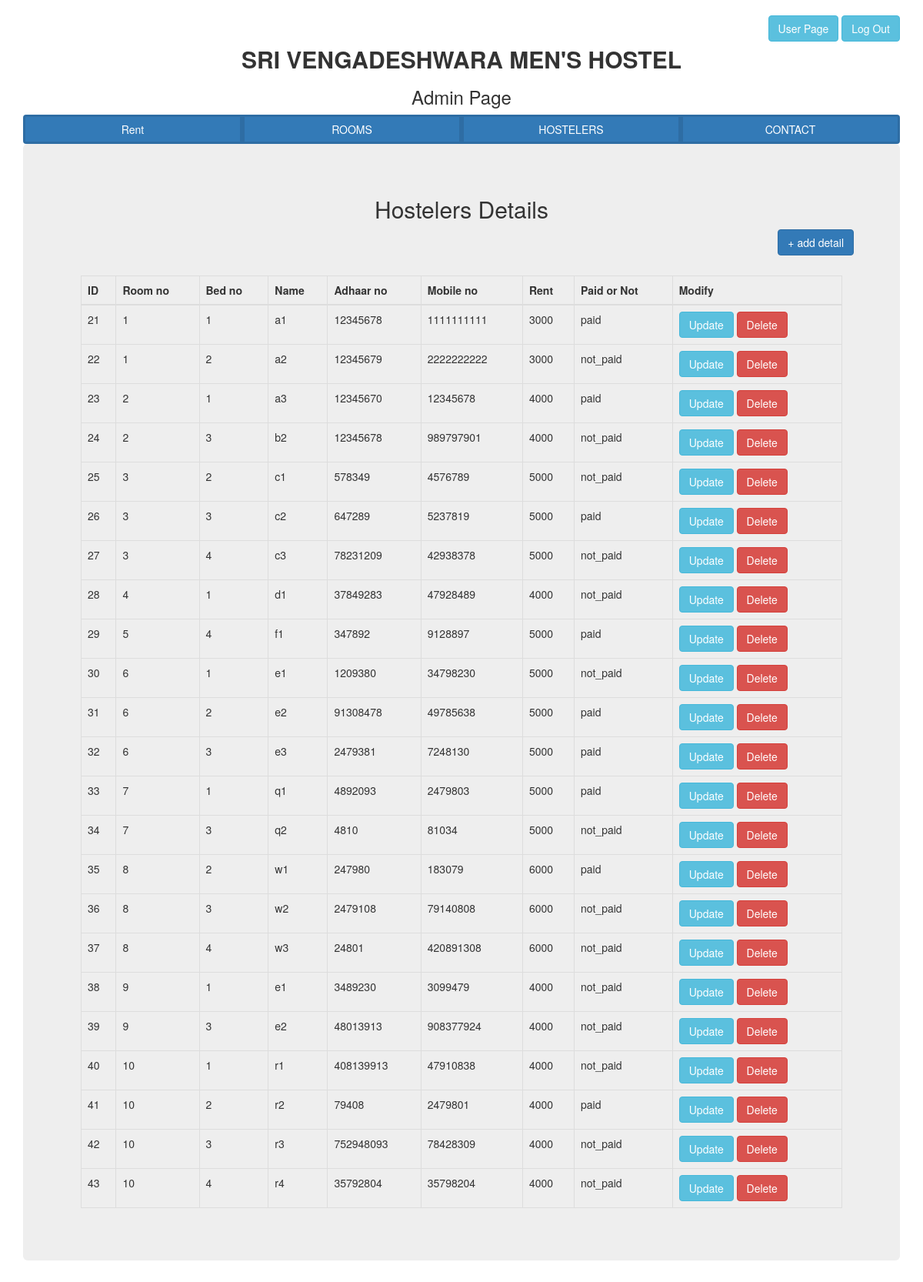
The app's page /hostelers_admin with its own data.
### tables this page shows
CREATE TABLE hostelers(id integer primary key autoincrement,room_no integer,bed_no integer,name text,adhaar_no number,mobile_no number,rent integer,paid_or_not text);

### myenv/app.py (the view)
@app.route("/hostelers_admin",methods=["GET","POST"])
def hostelers_admin():
    if request.method == "POST":
        room_no = request.form['room_no']
        bed_no = request.form['bed_no']
        name = request.form['name']
        adhaar_no = request.form['adhaar_no']
        mobile_no = request.form['mobile_no']
        rent = request.form['rent']
        paid_or_not = request.form['paid_or_not']
        cur.execute("insert into hostelers (room_no,bed_no,name,adhaar_no,mobile_no,rent,paid_or_not) values(?,?,?,?,?,?,?)",(room_no,bed_no,name,adhaar_no,mobile_no,rent,paid_or_not))
        con.commit()
        return redirect("/hostelers_admin")
    else:
        cur.execute("select * from hostelers order by room_no asc,bed_no asc")
        details = cur.fetchall()
        return render_template ("hostelers_admin.html",details=details)

### myenv/templates/hostelers_admin.html (shortened to what this page needs)
<!DOCTYPE html>
<html lang="en">
<head>
</head>
<body>
    {% extends 'base_admin.html' %}
    {% block content %}
    <div style="text-align: center;">
        <h2>Hostelers Details</h2>
    </div>
    <div class="col-sm-13">
        <button type="button"class="btn btn-primary"  style="float:right;" data-toggle="modal" data-target="#detailInputModal">+ add detail </button><br><br><br>
            <div class="container">
                <table class="table table-bordered">
                    <thead>
                        <tr>
                        <th>ID</th>
                        <th>Room no</th>
                        <th>Bed no</th>
                        <th>Name</th>
                        <th>Adhaar no</th>
                        <th>Mobile no</th>
                        <th>Rent</th>
                        <th>Paid or Not</th>
                        <th>Modify</th>
                        </tr>
                    </thead>
                    <tbody>
                        <form>
                            {% for detail in details %}
                                <tr>
                                    <td>{{detail[0]}}</td>
                                    <td>{{detail[1]}}</td>
                                    <td>{{detail[2]}}</td>
                                    <td>{{detail[3]}}</td>
                                    <td>{{detail[4]}}</td>
                                    <td>{{detail[5]}}</td>
                                    <td>{{detail[6]}}</td>
                                    <td>{{detail[7]}}</td>
                                    <td>
                                        <button type="submit" class="btn btn-info" formaction="{{url_for('update_hosteler_1',id=detail[0])}}" formmethod="POST">Update</button>
                                        <button type="submit" formaction="{{url_for('delete_hosteler',id=detail[0])}}" formmethod="POST" class="btn btn-danger">Delete</button>
                                    </td>
                                </tr>
                            {% endfor %}
                        </form>
                    </tbody>
                </table>
            </div>
        </div>
    </div>
    {% endblock %}

### records on screen
hostelers: id "21", room_no "1", bed_no "1", name "a1", adhaar_no "12345678", mobile_no "1111111111", rent "3000", paid_or_not "paid"
hostelers: id "22", room_no "1", bed_no "2", name "a2", adhaar_no "12345679", mobile_no "2222222222", rent "3000", paid_or_not "not_paid"
hostelers: id "23", room_no "2", bed_no "1", name "a3", adhaar_no "12345670", mobile_no "12345678", rent "4000", paid_or_not "paid"
hostelers: id "24", room_no "2", bed_no "3", name "b2", adhaar_no "12345678", mobile_no "989797901", rent "4000", paid_or_not "not_paid"
hostelers: id "25", room_no "3", bed_no "2", name "c1", adhaar_no "578349", mobile_no "4576789", rent "5000", paid_or_not "not_paid"
hostelers: id "26", room_no "3", bed_no "3", name "c2", adhaar_no "647289", mobile_no "5237819", rent "5000", paid_or_not "paid"
hostelers: id "27", room_no "3", bed_no "4", name "c3", adhaar_no "78231209", mobile_no "42938378", rent "5000", paid_or_not "not_paid"
hostelers: id "28", room_no "4", bed_no "1", name "d1", adhaar_no "37849283", mobile_no "47928489", rent "4000", paid_or_not "not_paid"
hostelers: id "29", room_no "5", bed_no "4", name "f1", adhaar_no "347892", mobile_no "9128897", rent "5000", paid_or_not "paid"
hostelers: id "30", room_no "6", bed_no "1", name "e1", adhaar_no "1209380", mobile_no "34798230", rent "5000", paid_or_not "not_paid"
hostelers: id "31", room_no "6", bed_no "2", name "e2", adhaar_no "91308478", mobile_no "49785638", rent "5000", paid_or_not "paid"
hostelers: id "32", room_no "6", bed_no "3", name "e3", adhaar_no "2479381", mobile_no "7248130", rent "5000", paid_or_not "paid"
hostelers: id "33", room_no "7", bed_no "1", name "q1", adhaar_no "4892093", mobile_no "2479803", rent "5000", paid_or_not "paid"
hostelers: id "34", room_no "7", bed_no "3", name "q2", adhaar_no "4810", mobile_no "81034", rent "5000", paid_or_not "not_paid"
hostelers: id "35", room_no "8", bed_no "2", name "w1", adhaar_no "247980", mobile_no "183079", rent "6000", paid_or_not "paid"
hostelers: id "36", room_no "8", bed_no "3", name "w2", adhaar_no "2479108", mobile_no "79140808", rent "6000", paid_or_not "not_paid"
hostelers: id "37", room_no "8", bed_no "4", name "w3", adhaar_no "24801", mobile_no "420891308", rent "6000", paid_or_not "not_paid"
hostelers: id "38", room_no "9", bed_no "1", name "e1", adhaar_no "3489230", mobile_no "3099479", rent "4000", paid_or_not "not_paid"
hostelers: id "39", room_no "9", bed_no "3", name "e2", adhaar_no "48013913", mobile_no "908377924", rent "4000", paid_or_not "not_paid"
hostelers: id "40", room_no "10", bed_no "1", name "r1", adhaar_no "408139913", mobile_no "47910838", rent "4000", paid_or_not "not_paid"
hostelers: id "41", room_no "10", bed_no "2", name "r2", adhaar_no "79408", mobile_no "2479801", rent "4000", paid_or_not "paid"
hostelers: id "42", room_no "10", bed_no "3", name "r3", adhaar_no "752948093", mobile_no "78428309", rent "4000", paid_or_not "not_paid"
hostelers: id "43", room_no "10", bed_no "4", name "r4", adhaar_no "35792804", mobile_no "35798204", rent "4000", paid_or_not "not_paid"
